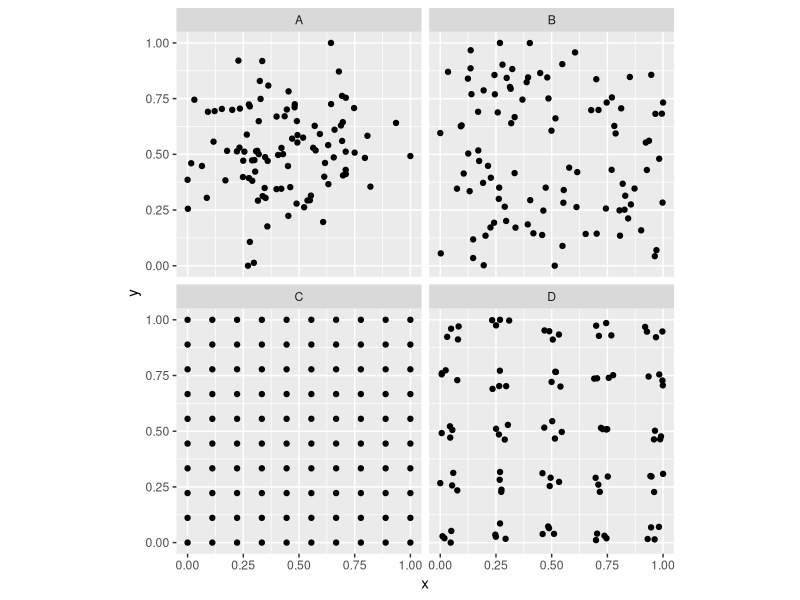
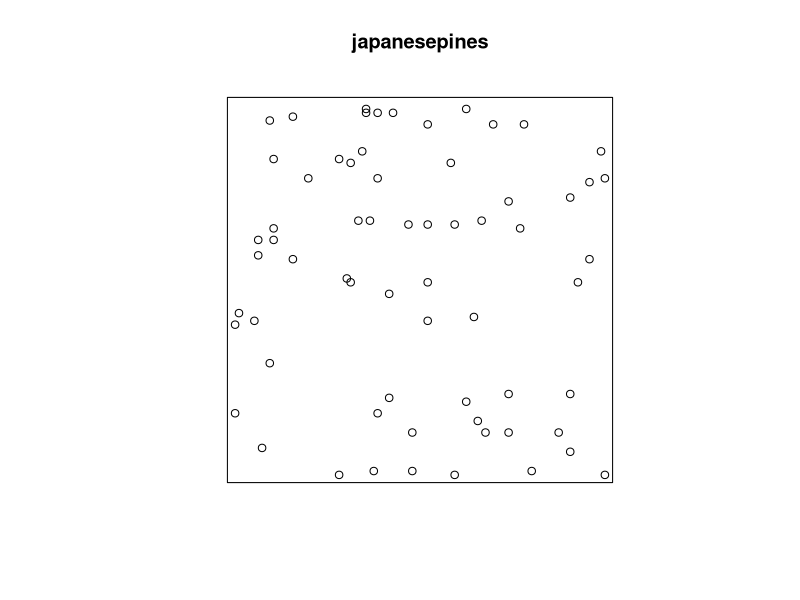
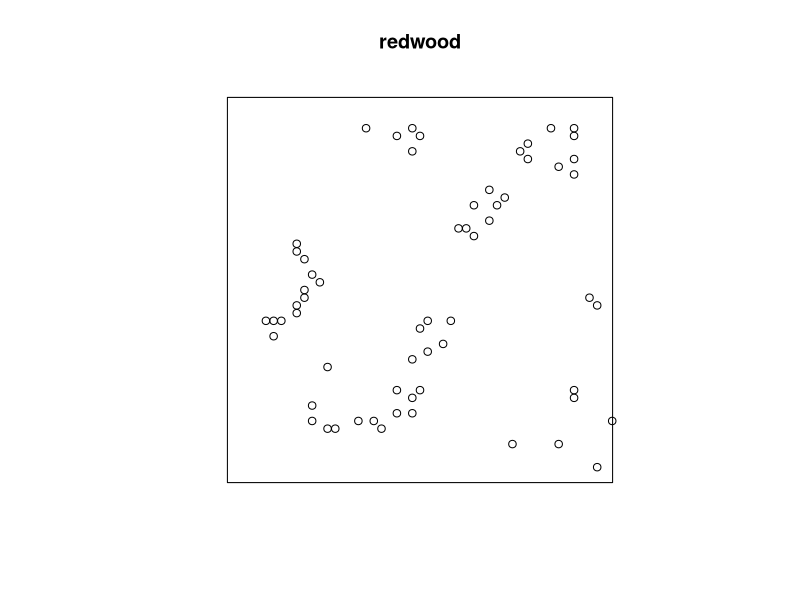
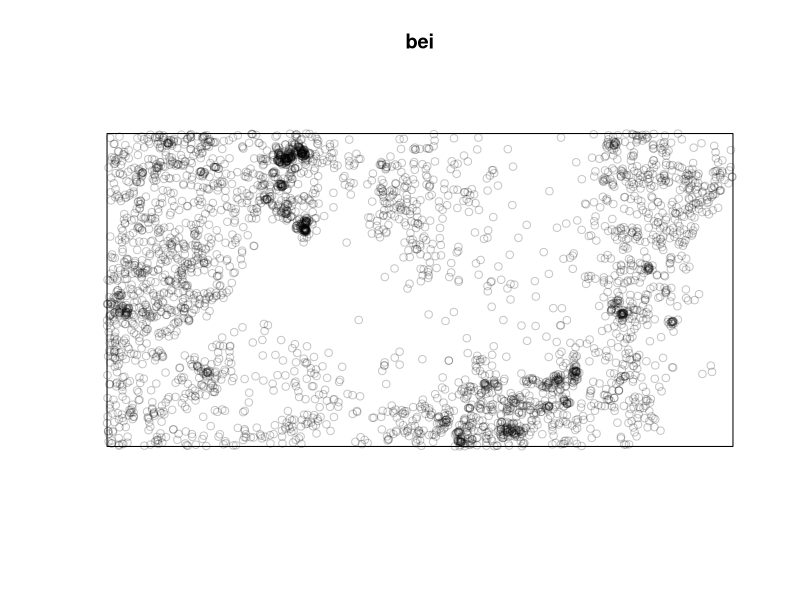
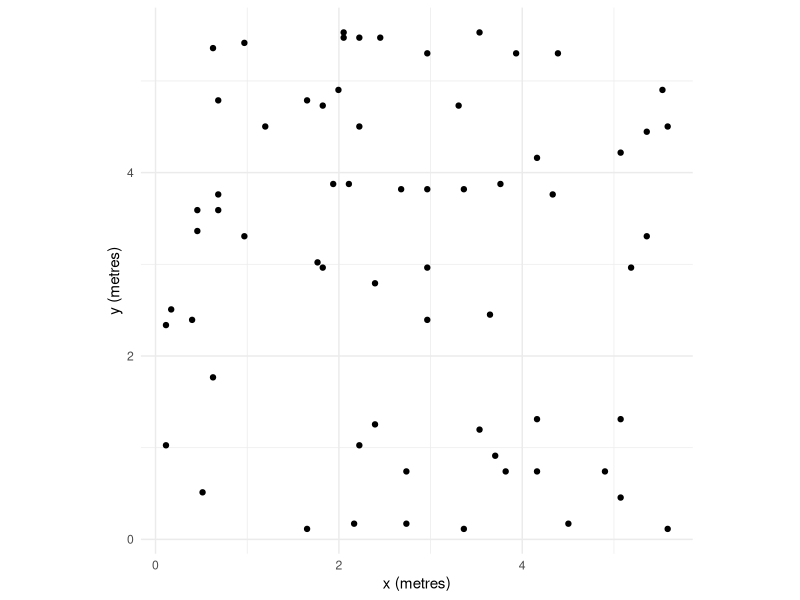
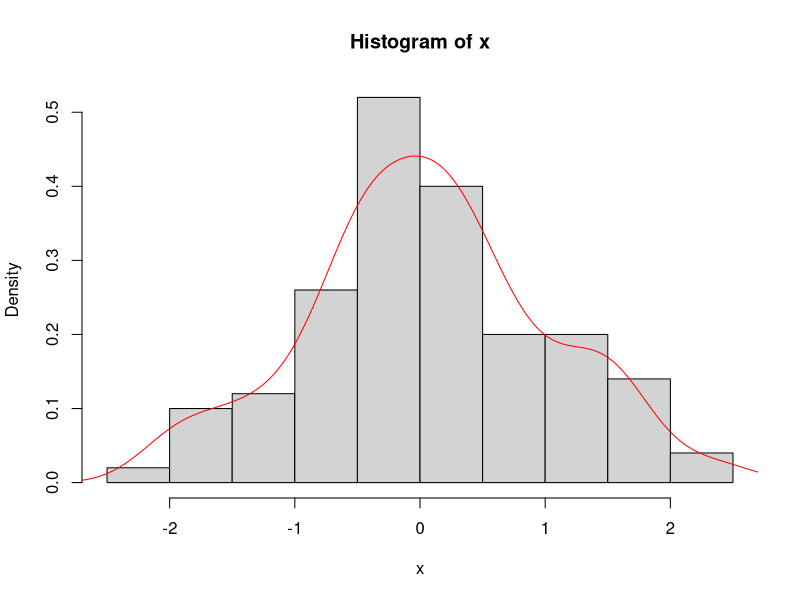
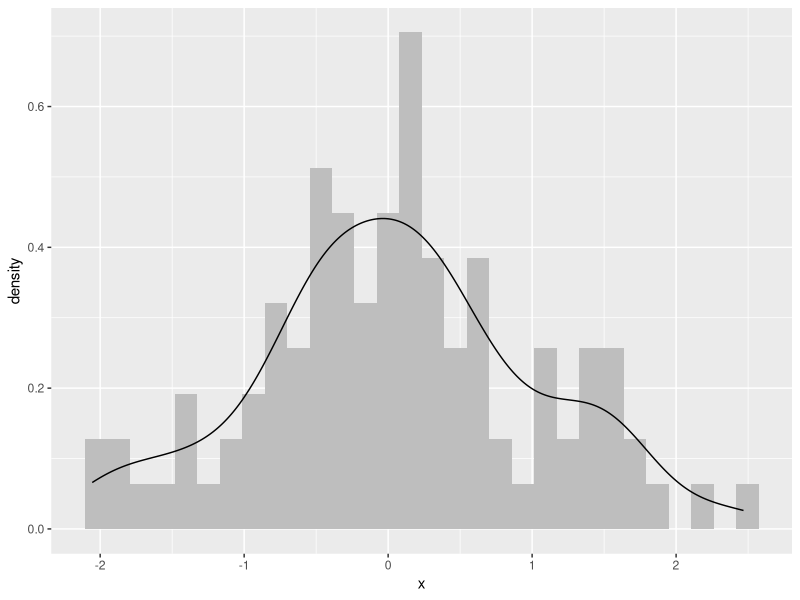
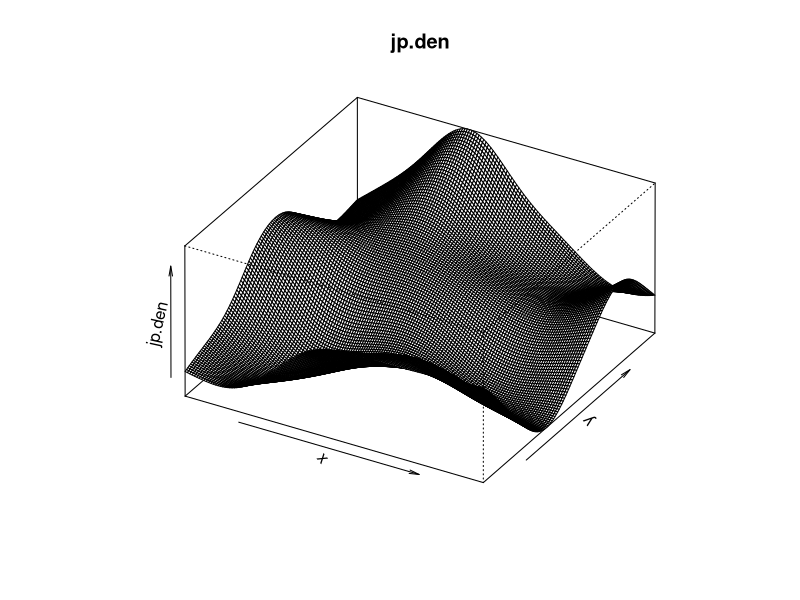

The R script that drew these images, in order:
## ----echo=FALSE, include=FALSE------------------------------------------------
set.seed(1984)


## ----message=FALSE------------------------------------------------------------
library(tidyverse)
library(spatstat)


## -----------------------------------------------------------------------------
n <- 100
patternA <- data.frame(x=rnorm(n),y=rnorm(n),id="A")
patternB <- data.frame(x=runif(n),y=runif(n),id="B")
patternC <- data.frame(expand.grid(x = seq(0, 1, length.out = sqrt(n)),
                                   y = seq(0, 1, length.out = sqrt(n))),
                       id="C")

patternD <- data.frame(expand.grid(x = rep(seq(0, 1, length.out = n/20),2),
                                   y = rep(seq(0, 1, length.out = n/20),2)),
                       id="D")
patternD$x <- jitter(patternD$x)
patternD$y <- jitter(patternD$y)

simDat <- bind_rows(patternA,patternB,patternC,patternD)

simDat <- simDat %>% group_by(id) %>% 
  mutate(x = scales::rescale(x), 
         y=scales::rescale(y))

ggplot(simDat,aes(x=x,y=y)) + 
  geom_point() + coord_fixed() + 
  facet_wrap(~id)


## -----------------------------------------------------------------------------
data(japanesepines)
data(redwood)
data(bei)

summary(japanesepines)
summary(redwood)
summary(bei)

plot(japanesepines)
plot(redwood)
plot(bei)


## -----------------------------------------------------------------------------
tibble(x=japanesepines$x * japanesepines$window$units$multiplier, 
           y=japanesepines$y * japanesepines$window$units$multiplier) %>%
  ggplot(mapping = aes(x=x,y=y)) +
  geom_point() +
  labs(x=paste("x (",
               japanesepines$window$units$plural,
               ")",sep=""),
       y=paste("y (",
               japanesepines$window$units$plural,
               ")",sep="")) +
  coord_fixed() + theme_minimal()


## -----------------------------------------------------------------------------
x <- rnorm(n)
hist(x,freq=FALSE)
lines(density(x),col="red")


## -----------------------------------------------------------------------------
ggplot() + 
  geom_histogram(mapping = aes(x=x,after_stat(density)),fill="grey") + 
  geom_density(mapping = aes(x=x))


## -----------------------------------------------------------------------------
jp.den <- density(japanesepines)
summary(jp.den)


## -----------------------------------------------------------------------------
persp(jp.den,theta = 30, phi = 30)


## -----------------------------------------------------------------------------
plot(jp.den)
contour(jp.den,add=TRUE)
points(japanesepines,pch=20)


## -----------------------------------------------------------------------------
plot(density(redwood)) # points(redwood,pch=20)
plot(density(bei)) # points(bei,pch=20)


## -----------------------------------------------------------------------------
n <- 100
japanesepinesK <- envelope(japanesepines, fun = Kest, nsim = n, verbose=FALSE)
beiK <- envelope(bei, fun = Kest, nsim = n, verbose=FALSE)
redwoodK <- envelope(redwood, fun = Kest, nsim = n, verbose=FALSE)


## -----------------------------------------------------------------------------
plot(japanesepinesK)


## -----------------------------------------------------------------------------
plot(redwoodK)


## -----------------------------------------------------------------------------
plot(beiK)


## -----------------------------------------------------------------------------
plot(envelope(redwood, fun = Kest, nsim = 100,
              verbose=FALSE, rmax=0.5),main="")


## -----------------------------------------------------------------------------
japanesepinesK2 <- Kest(japanesepines, verbose=FALSE, 
                       correction=c("none","isotropic","border"))
plot(japanesepinesK2)


## -----------------------------------------------------------------------------
redwoodL <- envelope(redwood, fun = Lest, nsim = n, verbose=FALSE)
plot(redwoodL)


## -----------------------------------------------------------------------------
ggplot(redwoodK, mapping = aes(x=r, ymin = lo-pi*r^2, ymax=hi-pi*r^2)) +
  geom_ribbon(fill="grey",alpha=0.5) + 
  geom_line(mapping = aes(y=theo-pi*r^2),col="red", linetype="dashed") +
  geom_line(mapping = aes(y=obs-pi*r^2)) +
  labs(y=expression(K(r) - pi~r^2), x = "r") +
  scale_x_continuous(expand = c(0,0))


## -----------------------------------------------------------------------------
data(longleaf)
summary(longleaf)
plot(longleaf)


## -----------------------------------------------------------------------------
hist(longleaf$marks)


## -----------------------------------------------------------------------------
bigTrees <- subset(longleaf, marks > 50)
plot(envelope(bigTrees, fun = Lest, nsim = n, verbose=FALSE),
     main = "Big Trees")


## -----------------------------------------------------------------------------
longleaf2 <- cut(longleaf, breaks=c(0,30,Inf), 
                 labels=c("Sapling","Adult"))
summary(longleaf2)
plot(longleaf2)


## -----------------------------------------------------------------------------
adults <- subset(longleaf2, marks == "Adult",drop=TRUE)
plot(envelope(adults, fun = Lest, verbose=FALSE), main="Adult")

saplings <- subset(longleaf2, marks == "Sapling",drop=TRUE)
plot(envelope(saplings, fun = Lest, verbose=FALSE), main="Sapling")


## -----------------------------------------------------------------------------
adults.den <- density(adults)
plot(adults.den)
points(saplings, pch=20)


## -----------------------------------------------------------------------------
longleaf2L <- envelope(longleaf2, "Lcross", 
                       i ="Sapling",j = "Adult",
                       verbose=FALSE)
plot(longleaf2L)


## ----eval=FALSE---------------------------------------------------------------
# foo <- clickppp(n = 50) # 50 points
# # KDE
# plot(density(foo))
# points(foo,pch=20)
# # L
# env <- envelope(foo, Lest, nsim = 100)
# plot(env)


## ----eval=FALSE---------------------------------------------------------------
# demo(data)


## ----eval=F-------------------------------------------------------------------
# patternD <- simDat %>% filter(id=="D")
# patternD <- ppp(x = patternD$x, y=patternD$y,
#                 xrange=c(0,1), yrange=c(0,1),
#                 unitname="km")
# summary(patternD)
# plot(patternD)


## -----------------------------------------------------------------------------
data(sporophores) # run ?sporophores to see the help file. It's cool.
summary(sporophores)
plot(sporophores, chars=c(16,1,2), cex=0.6, leg.args=list(cex=1.1))
points(0,0,pch=16, cex=2)
text(15,8,"Tree", cex=0.75)


## -----------------------------------------------------------------------------
# using subset
heb_pub <- subset(sporophores, 
                  marks %in% c("L pubescens","Hebloma spp"), drop=TRUE)
cross_heb_pub <- envelope(heb_pub, "Lcross", verbose=FALSE)
# or directly in envelope (note i and j arguments)
cross_heb_pub <- envelope(sporophores, "Lcross", i="L pubescens", j = "Hebloma spp", verbose=FALSE)


## ----echo=FALSE, eval=FALSE---------------------------------------------------
# # Three levels, six comparisons. can do pairwise or use alltypes
# # L laccata, L pubescens, Hebloma spp
# sporophoresL <- alltypes(X = sporophores,fun = "Lcross",envelope=TRUE)
# # so ugly
# plot(sporophoresL)
# 
# # vs going pairwise e.g.,
# # L pubescens, Hebloma spp
# heb_pub <- subset(sporophores, marks %in% c("L pubescens","Hebloma spp"), drop=TRUE)
# cross_heb_pub <- envelope(heb_pub, "Lcross", verbose=FALSE)
# plot(cross_heb_pub)
# # can use i and j args to envelope as well
# cross_heb_pub <- envelope(sporophores, "Lcross", i="L pubescens", j = "Hebloma spp", verbose=FALSE)
# plot(cross_heb_pub)


## -----------------------------------------------------------------------------
n <- 12
area <- 100 # in m2
x <- runif(n = n, min = 0,max = 10)
y <- runif(n = n, min = 0,max = 10)
ggplot() + 
  geom_point(aes(x=x,y=y),size=3) + 
  coord_fixed()


## -----------------------------------------------------------------------------
Dmat <- as.matrix(dist(cbind(x,y)))
Dmat


## -----------------------------------------------------------------------------
Dvec <- c(Dmat[upper.tri(Dmat)],Dmat[lower.tri(Dmat)])
Dvec


## -----------------------------------------------------------------------------
r <- seq(0,2.5,by=0.1)


## -----------------------------------------------------------------------------
Kr <- numeric()
for(i in 1:length(r)){
  Kr[i] = (area/(n * (n-1))) * sum(Dvec <= r[i])
}
p1 <- ggplot() +
  geom_line(aes(x=r,y=pi*r^2),color="red", linetype="dashed") +
  geom_line(aes(x=r,y=Kr),color="blue",linewidth=1) +
  labs(y="K(r)",x="r")
p1


## -----------------------------------------------------------------------------
xy <- as.ppp(cbind(x,y),W=c(0,10,0,10))
xy
xyK <- Kest(xy,r=r,correction = "none")

# match 
p1 + geom_line(data=xyK,mapping = aes(x=r,y=un),linetype="dashed",color="white")
